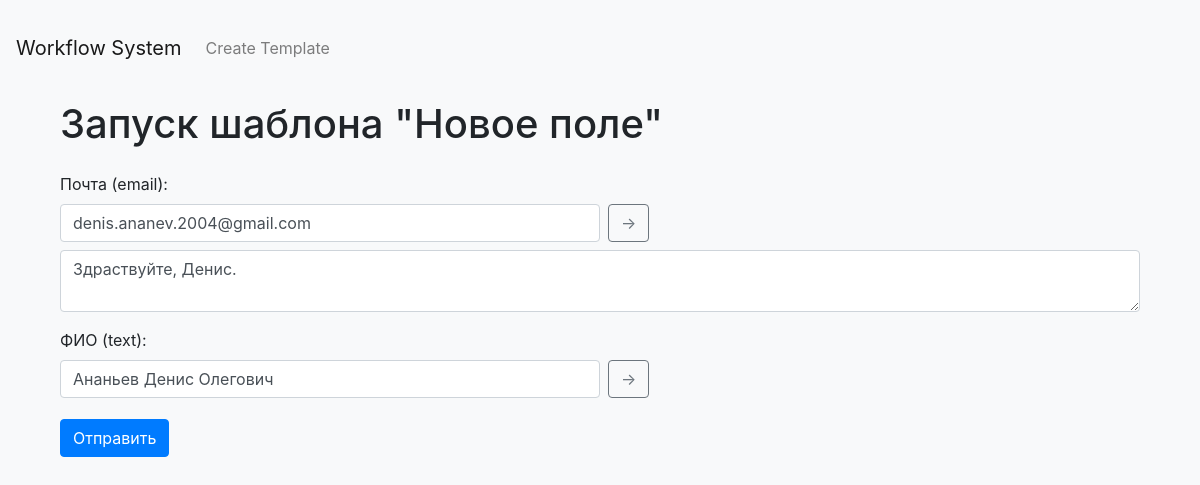
The page /run/1 on the database its author committed.
### tables this page shows
CREATE TABLE templates (
            id INTEGER PRIMARY KEY AUTOINCREMENT,
            name TEXT NOT NULL,
            content_field INTEGER NOT NULL DEFAULT 0
        );

CREATE TABLE fields (
            id INTEGER PRIMARY KEY AUTOINCREMENT,
            template_id INTEGER,
            field_name TEXT NOT NULL,
            field_type TEXT NOT NULL,
            FOREIGN KEY (template_id) REFERENCES templates(id)
        );

CREATE TABLE instance_fields (
            id INTEGER PRIMARY KEY AUTOINCREMENT,
            instance_id INTEGER,
            field_name TEXT NOT NULL,
            field_value TEXT NOT NULL, completed INTEGER DEFAULT 0,
            FOREIGN KEY (instance_id) REFERENCES template_instances(id)
        );

CREATE TABLE email_contents (
            id INTEGER PRIMARY KEY AUTOINCREMENT,
            instance_id INTEGER,
            email_field_name TEXT,
            content TEXT,
            FOREIGN KEY (instance_id) REFERENCES template_instances(id)
        );

### app.py (the view)
@app.route('/run/<int:template_id>', methods=['GET', 'POST'])
def run_template(template_id):
    db = get_db()
    cur = db.cursor()
    if request.method == 'POST':
        cur.execute("INSERT INTO template_instances (template_id) VALUES (?)", (template_id,))
        instance_id = cur.lastrowid
        for field_name, field_value in request.form.items():
            if field_name.startswith('content_'):
                email_field_name = field_name[len('content_'):]
                cur.execute("INSERT INTO email_contents (instance_id, email_field_name, content) VALUES (?, ?, ?)",
                            (instance_id, email_field_name, field_value))
            else:
                cur.execute("INSERT INTO instance_fields (instance_id, field_name, field_value) VALUES (?, ?, ?)",
                            (instance_id, field_name, field_value))
        db.commit()
        return redirect(url_for('index'))
    else:
        cur.execute("SELECT name FROM templates WHERE id = ?", (template_id,))
        template_name = cur.fetchone()['name']
        cur.execute("SELECT field_name, field_type FROM fields WHERE template_id = ?", (template_id,))
        fields = cur.fetchall()
        cur.execute("SELECT * FROM template_instances WHERE template_id = ? ORDER BY id DESC LIMIT 1", (template_id,))
        instance = cur.fetchone()
        instance_fields = []
        email_contents = []
        if instance:
            cur.execute("SELECT field_name, field_value, completed FROM instance_fields WHERE instance_id = ?",
                        (instance['id'],))
            instance_fields = cur.fetchall()
            cur.execute("SELECT email_field_name, content FROM email_contents WHERE instance_id = ?", (instance['id'],))
            email_contents = cur.fetchall()
        instance_id = instance['id'] if instance else None
        return render_template('run_template.html', template_name=template_name, fields=fields,
                               instance_fields=instance_fields, email_contents=email_contents, instance_id=instance_id)

### app.py (called while the page is built)
def get_db():
    db = getattr(g, '_database', None)
    if db is None:
        db = g._database = sqlite3.connect('database.db')
        db.row_factory = sqlite3.Row
    return db

@app.teardown_appcontext
def close_connection(exception):
    db = getattr(g, '_database', None)
    if db is not None:
        db.close()

### templates/run_template.html (shortened to what this page needs)
{% extends 'base.html' %}
{% block content %}
<div class="container mt-4">
    <h1 class="mb-4">Запуск шаблона "{{ template_name }}"</h1>
    <form method="POST">
        {% for field in fields %}
        <div class="form-group">
            <label>{{ field.field_name }} ({{ field.field_type }}):</label>
            <div class="d-flex align-items-center">
                <input type="{{ field.field_type }}" class="form-control mr-2" style="width: 50%;" name="{{ field.field_name }}" value="{% for instance_field in instance_fields %}{% if instance_field.field_name == field.field_name %}{{ instance_field.field_value }}{% endif %}{% endfor %}" required>
                <button type="button" class="btn btn-outline-secondary action-button" data-field-name="{{ field.field_name }}" data-instance-id="{{ instance_id }}" >&rarr;</button>
            </div>
            {% if field.field_type == 'email' %}
            <div class="mt-2">
                <textarea class="form-control" name="content_{{ field.field_name }}" placeholder="Содержимое письма ({{ field.field_name }})">{% for email_content in email_contents %}{% if email_content.email_field_name == field.field_name %}{{ email_content.content }}{% endif %}{% endfor %}</textarea>
            </div>
            {% endif %}
        </div>
        {% endfor %}
        <button type="submit" class="btn btn-primary">Отправить</button>
    </form>
</div>
{% endblock %}

### static/style.css (style rules this page uses)
body { padding-top: 20px; background-color: #f8f9fa; // Светлый фон для современного вида }
.btn-primary { margin-top: 5px; margin-bottom: 5px; }

### rows shown on the page
templates: name "Новое поле"
fields: field_name "Почта", field_type "email", field_name "Здраствуйте, Денис."
instance_fields: field_value "denis.ananev.2004@gmail.com"
fields: field_name "ФИО", field_type "text"
instance_fields: field_value "Ананьев Денис Олегович"
